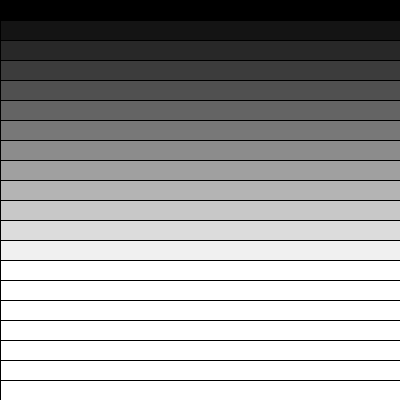
Frame 1 (no input)
Frame 60 (the mouse pressed at the canvas centre just before this capture): identical to frame 1, image omitted
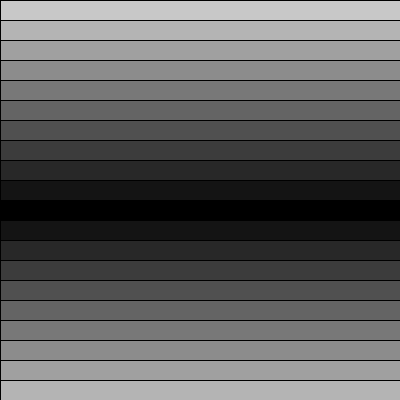
Frame 120 (the mouse held since frame 60 and released just before this capture)

The Processing sketch that drew these frames (run headless with seeded random() and noise(); from frame 60 on, the mouse is pressed at the canvas centre):

// Processing sketch: processing_91470
// ── processing_91470.pde

/*NafIS Sabir
Prof. Calli Higgins
HW 5.1.2 part 1*/

int rectx = 0;//rect x location
int recty = 0;//rect y location
int spacing = 20;//spacing for vertical rects
int endWind = 400;//boundary for rects

void setup() {
  size(400, 400);
}

void draw() {
  background(255);//white background
  
  recty = 0;
  //The following code was taken from processing example 6.9 and modified for this drawing
  while ((recty < endWind) && (rectx < width)) {//command for repeating rects and grayscale scroll
    noStroke();
    // The distance between the current rectangle and the mouse is equal to the absolute value of the difference between x and mouseY.
    float distance = abs(mouseY - recty); 
    // That distance is used to fill the color of a rectangle at vertical location Y.
    stroke(0);
    fill(distance);
 //end of borrowed code
    rect(rectx, recty, width, 20);//rect dimensions
    recty = recty + spacing;
    println(recty);
  }
}
